Frame 1 (no input): blank canvas, image omitted
Frame 60 (the mouse pressed at the canvas centre just before this capture): blank canvas, image omitted
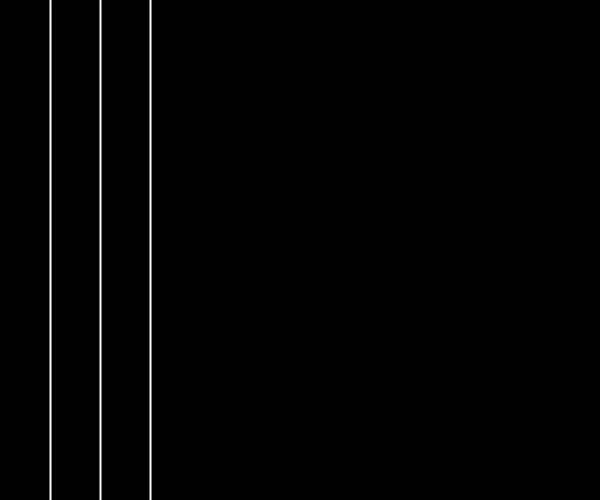
Frame 120 (the mouse held since frame 60 and released just before this capture)

The Processing sketch whose frames 1 and 60 were blank and that drew this single picture after the mouse press (run headless with seeded random() and noise(); from frame 60 on, the mouse is pressed at the canvas centre):

// Processing sketch: experiment_1_basics
// ── experiment_1_basics.pde
float x = 0;   
float ending = 0; 

void setup(){
  
  size(600, 500);
  background(0);

} // end of setup


void draw(){
  stroke(255);
  strokeWeight(2);
  
  while(x < ending){
    x = x + 50;    
    line(x, 0, x, height);   
  }
  
  ending += 1;  
  
}  // end of draw
